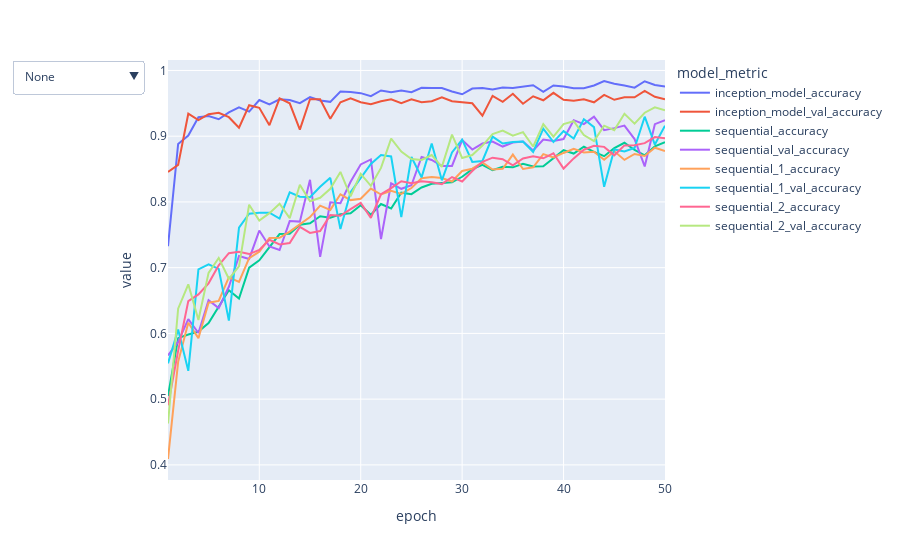

Notebook code cell kept with this figure:
### Code cell
line_chart = LineChart(epoch_results=epoch_results_df)
fig = line_chart.create_line_chart(metrics=['accuracy', 'val_accuracy'])
fig.show()

### Figure 1 — Plotly figure (JSON) as saved in the notebook; plotly's stock layout.template omitted (floating-point values rounded to 4 significant figures)
{"data": [{"hovertemplate": "model_metric=inception_model_accuracy<br>epoch=%{x}<br>value=%{y}<extra></extra>", "legendgroup": "inception_model_accuracy", "line": {"color": "#636efa", "dash": "solid"}, "marker": {"symbol": "circle"}, "mode": "lines", "name": "inception_model_accuracy", "orientation": "v", "showlegend": true, "type": "scatter", "x": [1, 2, 3, 4, 5, 6, 7, 8, 9, 10, 11, 12, 13, 14, 15, 16, 17, 18, 19, 20, 21, 22, 23, 24, 25, 26, 27, 28, 29, 30, 31, 32, 33, 34, 35, 36, 37, 38, 39, 40, 41, 42, 43, 44, 45, 46, 47, 48, 49, 50], "xaxis": "x", "y": [0.7326, 0.8883, 0.9009, 0.9289, 0.9306, 0.9258, 0.9362, 0.944, 0.9373, 0.9551, 0.9485, 0.956, 0.9551, 0.9502, 0.9594, 0.9543, 0.9523, 0.9679, 0.9672, 0.9655, 0.9609, 0.9696, 0.9668, 0.9694, 0.967, 0.9736, 0.9734, 0.9732, 0.9681, 0.9638, 0.9724, 0.9734, 0.9711, 0.9741, 0.9734, 0.9755, 0.9775, 0.9674, 0.9772, 0.9757, 0.973, 0.973, 0.9772, 0.984, 0.9798, 0.977, 0.9738, 0.9836, 0.9779, 0.9757], "yaxis": "y"}, {"hovertemplate": "model_metric=inception_model_val_accuracy<br>epoch=%{x}<br>value=%{y}<extra></extra>", "legendgroup": "inception_model_val_accuracy", "line": {"color": "#EF553B", "dash": "solid"}, "marker": {"symbol": "circle"}, "mode": "lines", "name": "inception_model_val_accuracy", "orientation": "v", "showlegend": true, "type": "scatter", "x": [1, 2, 3, 4, 5, 6, 7, 8, 9, 10, 11, 12, 13, 14, 15, 16, 17, 18, 19, 20, 21, 22, 23, 24, 25, 26, 27, 28, 29, 30, 31, 32, 33, 34, 35, 36, 37, 38, 39, 40, 41, 42, 43, 44, 45, 46, 47, 48, 49, 50], "xaxis": "x", "y": [0.8457, 0.8563, 0.9342, 0.9244, 0.9334, 0.9357, 0.9289, 0.913, 0.947, 0.9433, 0.9168, 0.9576, 0.9501, 0.91, 0.9561, 0.9561, 0.9266, 0.9516, 0.9576, 0.9516, 0.9486, 0.9531, 0.9561, 0.9501, 0.9561, 0.9516, 0.9531, 0.9592, 0.9531, 0.9516, 0.9501, 0.9312, 0.9614, 0.9523, 0.9644, 0.9493, 0.9607, 0.9546, 0.966, 0.9554, 0.9539, 0.9561, 0.9516, 0.9629, 0.9554, 0.9592, 0.9592, 0.969, 0.9599, 0.9561], "yaxis": "y"}, {"hovertemplate": "model_metric=sequential_accuracy<br>epoch=%{x}<br>value=%{y}<extra></extra>", "legendgroup": "sequential_accuracy", "line": {"color": "#00cc96", "dash": "solid"}, "marker": {"symbol": "circle"}, "mode": "lines", "name": "sequential_accuracy", "orientation": "v", "showlegend": true, "type": "scatter", "x": [1, 2, 3, 4, 5, 6, 7, 8, 9, 10, 11, 12, 13, 14, 15, 16, 17, 18, 19, 20, 21, 22, 23, 24, 25, 26, 27, 28, 29, 30, 31, 32, 33, 34, 35, 36, 37, 38, 39, 40, 41, 42, 43, 44, 45, 46, 47, 48, 49, 50], "xaxis": "x", "y": [0.5046, 0.5928, 0.5984, 0.6028, 0.6158, 0.6407, 0.6658, 0.6531, 0.7001, 0.7111, 0.7305, 0.7511, 0.7517, 0.7652, 0.7675, 0.7783, 0.776, 0.7813, 0.7828, 0.7949, 0.7805, 0.7968, 0.79, 0.8141, 0.8119, 0.822, 0.8277, 0.829, 0.8298, 0.8383, 0.8498, 0.8564, 0.8483, 0.8534, 0.8526, 0.8581, 0.8539, 0.8543, 0.8664, 0.8787, 0.8736, 0.8839, 0.876, 0.8696, 0.8819, 0.89, 0.879, 0.8709, 0.8847, 0.8907], "yaxis": "y"}, {"hovertemplate": "model_metric=sequential_val_accuracy<br>epoch=%{x}<br>value=%{y}<extra></extra>", "legendgroup": "sequential_val_accuracy", "line": {"color": "#ab63fa", "dash": "solid"}, "marker": {"symbol": "circle"}, "mode": "lines", "name": "sequential_val_accuracy", "orientation": "v", "showlegend": true, "type": "scatter", "x": [1, 2, 3, 4, 5, 6, 7, 8, 9, 10, 11, 12, 13, 14, 15, 16, 17, 18, 19, 20, 21, 22, 23, 24, 25, 26, 27, 28, 29, 30, 31, 32, 33, 34, 35, 36, 37, 38, 39, 40, 41, 42, 43, 44, 45, 46, 47, 48, 49, 50], "xaxis": "x", "y": [0.5666, 0.587, 0.6218, 0.6006, 0.6505, 0.6384, 0.671, 0.7179, 0.7133, 0.7564, 0.7322, 0.7269, 0.7708, 0.77, 0.8336, 0.7163, 0.7995, 0.798, 0.8306, 0.857, 0.8646, 0.7436, 0.8283, 0.82, 0.8253, 0.8684, 0.8638, 0.8548, 0.8548, 0.8941, 0.8797, 0.8888, 0.8918, 0.8843, 0.8903, 0.8918, 0.8782, 0.8949, 0.8926, 0.8956, 0.9244, 0.9183, 0.9297, 0.9092, 0.9123, 0.916, 0.8956, 0.854, 0.9183, 0.9244], "yaxis": "y"}, {"hovertemplate": "model_metric=sequential_1_accuracy<br>epoch=%{x}<br>value=%{y}<extra></extra>", "legendgroup": "sequential_1_accuracy", "line": {"color": "#FFA15A", "dash": "solid"}, "marker": {"symbol": "circle"}, "mode": "lines", "name": "sequential_1_accuracy", "orientation": "v", "showlegend": true, "type": "scatter", "x": [1, 2, 3, 4, 5, 6, 7, 8, 9, 10, 11, 12, 13, 14, 15, 16, 17, 18, 19, 20, 21, 22, 23, 24, 25, 26, 27, 28, 29, 30, 31, 32, 33, 34, 35, 36, 37, 38, 39, 40, 41, 42, 43, 44, 45, 46, 47, 48, 49, 50], "xaxis": "x", "y": [0.4089, 0.5567, 0.6162, 0.5928, 0.6467, 0.6494, 0.6852, 0.6784, 0.7145, 0.7243, 0.745, 0.7454, 0.7549, 0.7658, 0.7769, 0.7943, 0.7879, 0.8117, 0.8028, 0.8049, 0.8203, 0.8113, 0.8168, 0.8122, 0.8211, 0.836, 0.8381, 0.8364, 0.8311, 0.8471, 0.8505, 0.8602, 0.8492, 0.8503, 0.8721, 0.8502, 0.8526, 0.8728, 0.8677, 0.8745, 0.8807, 0.8753, 0.8764, 0.8641, 0.877, 0.8639, 0.873, 0.87, 0.8824, 0.8773], "yaxis": "y"}, {"hovertemplate": "model_metric=sequential_1_val_accuracy<br>epoch=%{x}<br>value=%{y}<extra></extra>", "legendgroup": "sequential_1_val_accuracy", "line": {"color": "#19d3f3", "dash": "solid"}, "marker": {"symbol": "circle"}, "mode": "lines", "name": "sequential_1_val_accuracy", "orientation": "v", "showlegend": true, "type": "scatter", "x": [1, 2, 3, 4, 5, 6, 7, 8, 9, 10, 11, 12, 13, 14, 15, 16, 17, 18, 19, 20, 21, 22, 23, 24, 25, 26, 27, 28, 29, 30, 31, 32, 33, 34, 35, 36, 37, 38, 39, 40, 41, 42, 43, 44, 45, 46, 47, 48, 49, 50], "xaxis": "x", "y": [0.5545, 0.6059, 0.5431, 0.6974, 0.705, 0.6982, 0.6195, 0.761, 0.7821, 0.7837, 0.7837, 0.7746, 0.8147, 0.8079, 0.8071, 0.823, 0.8366, 0.7587, 0.8147, 0.8359, 0.8578, 0.8714, 0.8691, 0.7769, 0.8684, 0.8374, 0.8888, 0.8328, 0.8752, 0.8949, 0.8608, 0.8623, 0.8994, 0.8888, 0.8911, 0.8918, 0.8759, 0.9115, 0.8911, 0.9077, 0.8964, 0.9259, 0.9138, 0.823, 0.8797, 0.8767, 0.882, 0.9297, 0.8873, 0.916], "yaxis": "y"}, {"hovertemplate": "model_metric=sequential_2_accuracy<br>epoch=%{x}<br>value=%{y}<extra></extra>", "legendgroup": "sequential_2_accuracy", "line": {"color": "#FF6692", "dash": "solid"}, "marker": {"symbol": "circle"}, "mode": "lines", "name": "sequential_2_accuracy", "orientation": "v", "showlegend": true, "type": "scatter", "x": [1, 2, 3, 4, 5, 6, 7, 8, 9, 10, 11, 12, 13, 14, 15, 16, 17, 18, 19, 20, 21, 22, 23, 24, 25, 26, 27, 28, 29, 30, 31, 32, 33, 34, 35, 36, 37, 38, 39, 40, 41, 42, 43, 44, 45, 46, 47, 48, 49, 50], "xaxis": "x", "y": [0.4907, 0.5737, 0.6492, 0.6594, 0.6762, 0.7035, 0.722, 0.7241, 0.7207, 0.7269, 0.7424, 0.7354, 0.7375, 0.762, 0.7528, 0.7558, 0.78, 0.779, 0.789, 0.7985, 0.7758, 0.8117, 0.8209, 0.8315, 0.8285, 0.8315, 0.8298, 0.8271, 0.8379, 0.8311, 0.847, 0.8609, 0.8673, 0.8651, 0.8556, 0.8662, 0.8694, 0.8664, 0.8739, 0.8507, 0.8662, 0.8794, 0.8855, 0.8838, 0.8709, 0.886, 0.8862, 0.8894, 0.8987, 0.8968], "yaxis": "y"}, {"hovertemplate": "model_metric=sequential_2_val_accuracy<br>epoch=%{x}<br>value=%{y}<extra></extra>", "legendgroup": "sequential_2_val_accuracy", "line": {"color": "#B6E880", "dash": "solid"}, "marker": {"symbol": "circle"}, "mode": "lines", "name": "sequential_2_val_accuracy", "orientation": "v", "showlegend": true, "type": "scatter", "x": [1, 2, 3, 4, 5, 6, 7, 8, 9, 10, 11, 12, 13, 14, 15, 16, 17, 18, 19, 20, 21, 22, 23, 24, 25, 26, 27, 28, 29, 30, 31, 32, 33, 34, 35, 36, 37, 38, 39, 40, 41, 42, 43, 44, 45, 46, 47, 48, 49, 50], "xaxis": "x", "y": [0.4629, 0.6377, 0.6747, 0.6203, 0.6921, 0.7148, 0.6831, 0.702, 0.7958, 0.7716, 0.7829, 0.7973, 0.7753, 0.826, 0.8011, 0.8064, 0.82, 0.8457, 0.8086, 0.8427, 0.8245, 0.8517, 0.8964, 0.8767, 0.8654, 0.8638, 0.8714, 0.8533, 0.9024, 0.8669, 0.8714, 0.8858, 0.9032, 0.9085, 0.9009, 0.9062, 0.8843, 0.9183, 0.8994, 0.9183, 0.9228, 0.9017, 0.8926, 0.916, 0.9092, 0.9342, 0.9191, 0.9357, 0.944, 0.9395], "yaxis": "y"}], "layout": {"legend": {"title": {"text": "model_metric"}, "tracegroupgap": 0}, "margin": {"t": 60}, "updatemenus": [{"active": 0, "buttons": [{"args": [{"visible": [true]}, {"title": "ALL"}], "label": "None", "method": "update"}, {"args": [{"visible": [true, true, false, false, false, false, false, false]}, {"title": "inception_model"}], "label": "inception_model", "method": "update"}, {"args": [{"visible": [false, false, true, true, false, false, false, false]}, {"title": "sequential"}], "label": "sequential", "method": "update"}, {"args": [{"visible": [false, false, false, false, true, true, false, false]}, {"title": "sequential_1"}], "label": "sequential_1", "method": "update"}, {"args": [{"visible": [false, false, false, false, false, false, true, true]}, {"title": "sequential_2"}], "label": "sequential_2", "method": "update"}]}], "xaxis": {"anchor": "y", "domain": [0, 1], "title": {"text": "epoch"}}, "yaxis": {"anchor": "x", "domain": [0, 1], "title": {"text": "value"}}}}
